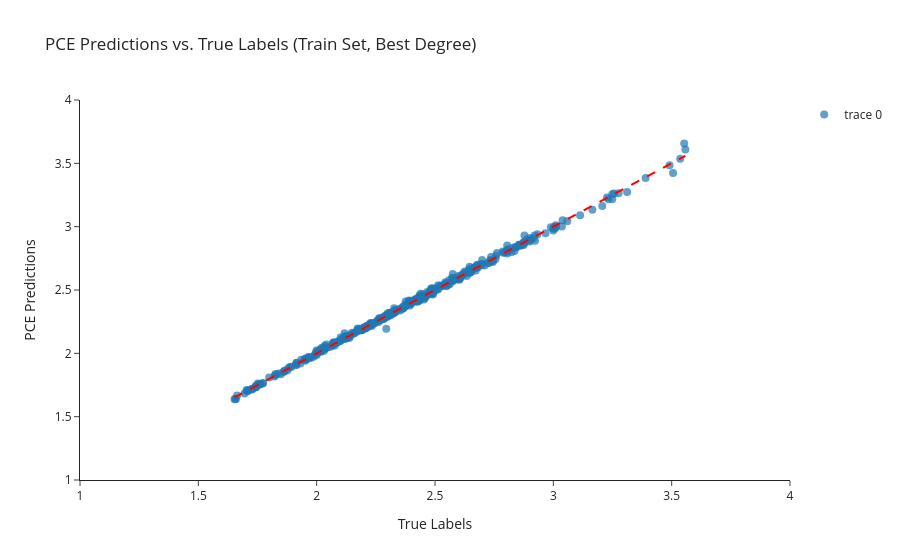

The cell this chart's notebook holds for it:
### Code cell
surrogate_model_cantilever.train_pce_model(joint_dist=joint_dist)

### Figure 1 — Plotly figure (JSON) as saved in the notebook; plotly's stock layout.template omitted (floating-point values rounded to 4 significant figures; data arrays with more than 128 entries replaced by an {"elided": "..."} marker saying what was removed)
{"data": [{"hovertemplate": "Predicted: %{y:.6f}<br>True: %{text}<extra></extra>", "marker": {"opacity": 0.7, "size": 8}, "mode": "markers", "text": {"elided": "394 str values"}, "type": "scatter", "x": {"elided": "394 float values"}, "y": {"elided": "394 float values"}}, {"line": {"color": "red", "dash": "dash"}, "mode": "lines", "showlegend": false, "type": "scatter", "x": [1.653, 3.558], "y": [1.653, 3.558]}], "layout": {"title": {"text": "PCE Predictions vs. True Labels (Train Set, Best Degree)"}, "xaxis": {"range": [1, 4], "title": {"text": "True Labels"}}, "yaxis": {"range": [1, 4], "title": {"text": "PCE Predictions"}}}}
